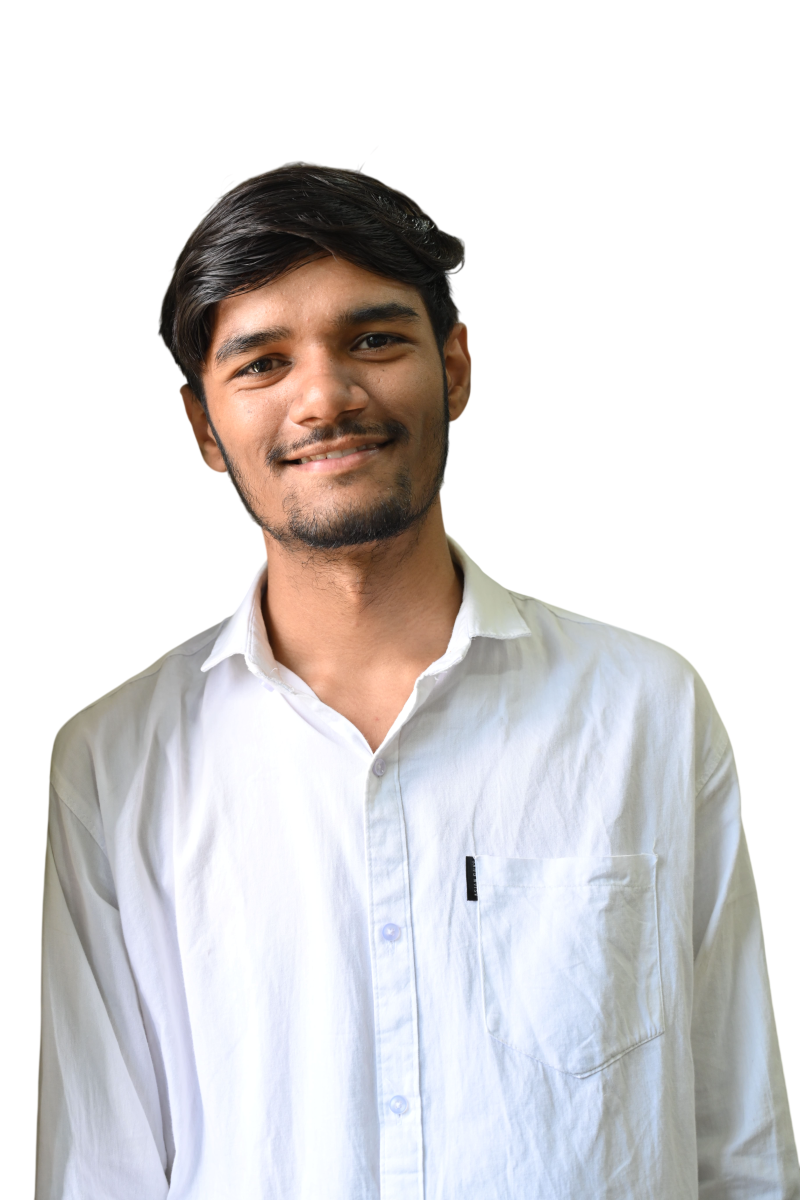
#> input picture assets/source/background removed.png, 1600 x 2400 px, found by its file name (shown at 1/2 size)
$ python pipeline.py
#> lines starting #> are read from the running program, lines starting #| are printed output that depends on the picture; after the words box and inside, x2 and y2 are one past the last pixel; in counts of white or black regions, pixels touching at a corner belong together; long printed decimals are rounded
#> in main, im is the input picture: PIL image 1600x2400 RGBA; mean R, G, B, A 101.6, 98.9, 99.2, 136.4
"""
Portrait -> dot-matrix SVG pipeline for the GitHub profile banner.
Run inside conda env `project_env`.

Source: assets/source/background removed.png (has real alpha transparency)
Outputs: assets/build/svg/portrait_light.svg, portrait_dark.svg
         assets/build/preview/portrait_light.png, portrait_dark.png
"""
import numpy as np
from PIL import Image, ImageOps, ImageFilter
import subprocess

SRC = "assets/source/background removed.png"
INTER = "assets/build/intermediates"
SVG_DIR = "assets/build/svg"
PREVIEW_DIR = "assets/build/preview"

GRID_W, GRID_H = 260, 295  # trimmed from the doc's 300x340 to cap circle-dot file size
SCALE = 1.6
DOT_RADIUS = 0.62
SHADOW_CLAMP = 210.0    # dark-mode floor so shadow regions never go fully blank
HIGHLIGHT_CLAMP = 222.0  # light-mode ceiling so blown highlights (cheek, shirt) keep dots
LIGHT_GAMMA = 1.18       # >1 darkens midtones, raising overall dot density

LIGHT_COLOR, LIGHT_BG = "#000000", "#FFFFFF"
DARK_COLOR, DARK_BG = "#A78BFA", "#0A101F"


def crop_head_shoulders(im):
    """Crop to 300:340 aspect ratio using the alpha channel to center the subject."""
    arr = np.array(im)
    alpha = arr[:, :, 3]
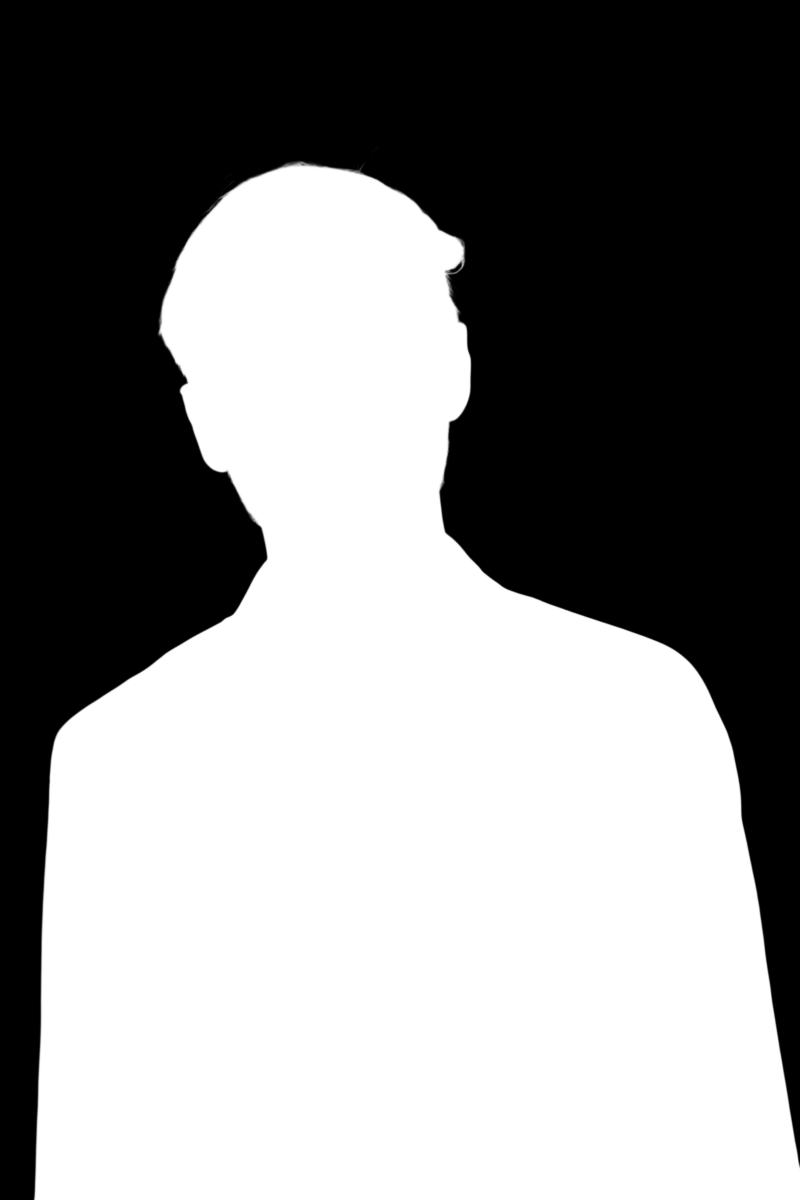
#> alpha: shape (2400, 1600) (shown at 1/2 size); min 0, max 255, mean 136.4
    ys, xs = np.where(alpha > 10)
    top, bottom = ys.min(), ys.max()
#> top = 321; bottom = 2399
    left, right = xs.min(), xs.max()
#> left = 66; right = 1599

    target_aspect = GRID_W / GRID_H
    subj_w = right - left
#> subj_w = 1533
    subj_h = bottom - top
#> subj_h = 2078

    # pad around the subject bounding box, keep some headroom above hair
    pad_x = int(subj_w * 0.18)
#> pad_x = 275
    pad_top = int(subj_h * 0.12)
#> pad_top = 249
    crop_left = max(0, left - pad_x)
#> crop_left = 0
    crop_right = min(im.width, right + pad_x)
#> crop_right = 1600
    crop_top = max(0, top - pad_top)
#> crop_top = 72

    crop_w = crop_right - crop_left
#> crop_w = 1600
    crop_h = int(crop_w / target_aspect)
#> crop_h = 1815
    crop_bottom = crop_top + crop_h
#> crop_bottom = 1887
    if crop_bottom > im.height:
        crop_bottom = im.height
        crop_h = crop_bottom - crop_top
        crop_w = int(crop_h * target_aspect)
        crop_left = max(0, crop_left)
        crop_right = crop_left + crop_w

    return im.crop((crop_left, crop_top, crop_right, crop_bottom))


def fs_dither_serpentine(gray):
    """Floyd-Steinberg dithering, serpentine order. Returns bool ink grid (True=dot)."""
    arr = gray.astype(np.float64).copy()
    h, w = arr.shape
    ink = np.zeros((h, w), dtype=bool)
    for y in range(h):
        ltr = (y % 2 == 0)
        xs = range(w) if ltr else range(w - 1, -1, -1)
        for x in xs:
            old = arr[y, x]
            new = 0.0 if old < 128 else 255.0
            ink[y, x] = (new == 0.0)
            err = old - new
            if ltr:
                if x + 1 < w: arr[y, x + 1] += err * 7 / 16
                if y + 1 < h:
                    if x - 1 >= 0: arr[y + 1, x - 1] += err * 3 / 16
                    arr[y + 1, x] += err * 5 / 16
                    if x + 1 < w: arr[y + 1, x + 1] += err * 1 / 16
            else:
                if x - 1 >= 0: arr[y, x - 1] += err * 7 / 16
                if y + 1 < h:
                    if x + 1 < w: arr[y + 1, x + 1] += err * 3 / 16
                    arr[y + 1, x] += err * 5 / 16
                    if x - 1 >= 0: arr[y + 1, x - 1] += err * 1 / 16
    return ink


def ink_to_circle_centers(ink, scale=SCALE):
    """Flat list of (cx, cy) dot centers, 1 decimal precision to keep file size down."""
    h, w = ink.shape
    ys, xs = np.where(ink)
    cx = xs * scale + scale / 2
    cy = ys * scale + scale / 2
    return cx, cy


def build_svg(ink, color, bg, out_path, radius=DOT_RADIUS):
    h, w = ink.shape
    cx, cy = ink_to_circle_centers(ink)
    W, H = w * SCALE, h * SCALE
    # shared r/fill via CSS so each dot only costs its two coordinates
    # integer-rounded coords: at this scale sub-pixel precision is imperceptible
    # and costs real bytes across tens of thousands of dots
    circles = "".join(f'<circle cx="{x:.0f}" cy="{y:.0f}"/>' for x, y in zip(cx, cy))
    svg = (
        f'<svg xmlns="http://www.w3.org/2000/svg" width="{W:.0f}" height="{H:.0f}" '
        f'viewBox="0 0 {W:.0f} {H:.0f}">\n'
        f'<style>circle{{r:{radius};fill:{color}}}</style>\n'
        f'<rect width="{W:.0f}" height="{H:.0f}" fill="{bg}"/>\n'
        f'<g>{circles}</g>\n'
        f"</svg>"
    )
    with open(out_path, "w") as f:
        f.write(svg)
    return len(svg)


def main():
    im = Image.open(SRC).convert("RGBA")
    cropped = crop_head_shoulders(im)
    cropped.save(f"{INTER}/crop.png")

    resized = cropped.resize((GRID_W, GRID_H), Image.LANCZOS)
    resized.save(f"{INTER}/resized_300x340.png")

    arr = np.array(resized)
    alpha = arr[:, :, 3]
#> alpha: shape (295, 260)
    subject_mask = alpha > 128
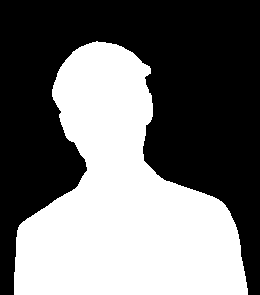
#> subject_mask: shape (295, 260) bool; 44.4% white; 1 white region, box (x1, y1, x2, y2) and area: (14, 41, 248, 295) 34046
    np.save(f"{INTER}/subject_mask.npy", subject_mask)

    rgb = Image.fromarray(arr[:, :, :3], "RGB")
    gray = rgb.convert("L")
    gray = ImageOps.autocontrast(gray, cutoff=1)
    gray = gray.filter(ImageFilter.UnsharpMask(radius=3, percent=140))
    gray_arr = np.array(gray).astype(np.float32)
    gray_arr = np.clip((gray_arr - 127.5) * 1.3 + 127.5, 0, 255)
    Image.fromarray(gray_arr.astype(np.uint8)).save(f"{INTER}/gray_contrast.png")

    # LIGHT MODE: keep background, dots = dark parts of photo.
    # Outside the subject (fully transparent originally) is uniform white -> autocontrast
    # already pushes it near 255, so it naturally dithers to near-empty. Force it explicitly.
    light_input = gray_arr.copy()
    # gamma darken midtones to raise overall density, then clamp highlights (bright
    # cheek/shirt) so they never dither to fully empty patches
    light_input = 255.0 * (light_input / 255.0) ** LIGHT_GAMMA
    subj_vals = light_input[subject_mask]
    light_input[subject_mask] = np.minimum(subj_vals, HIGHLIGHT_CLAMP)
#> light_input: shape (295, 260) float32; min 0, max 255, mean 73.6
    light_input[~subject_mask] = 255.0
    light_ink = fs_dither_serpentine(light_input)
#> after the loop in fs_dither_serpentine, `for y in range(h):`:
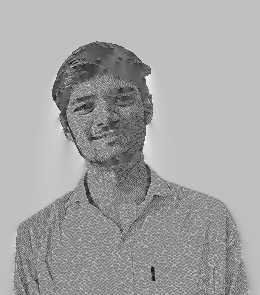
#> arr: shape (295, 260) float64; min -99.11, max 371.3, mean 205.7; drawn with min black and max white
#> after the loop in fs_dither_serpentine, `for y in range(h):`:
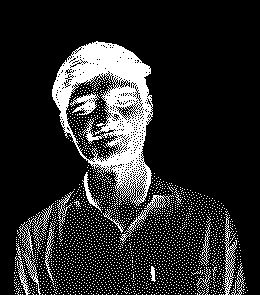
#> ink: shape (295, 260) bool; 16.3% white; 2612 white regions (2597 under 20 px), largest, box (x1, y1, x2, y2) and area: (52, 41, 153, 206) 7196, (18, 203, 54, 295) 439, (223, 214, 237, 295) 332
    np.save(f"{INTER}/light_ink.npy", light_ink)

    # DARK MODE: dots draw the lit subject; background fully cleared; shadow floor
    # clamp avoids voids in darker subject regions (neck/collar shadow, beard).
    inverted = 255.0 - gray_arr
    inverted[~subject_mask] = 255.0
    region = inverted[subject_mask]
    inverted[subject_mask] = np.minimum(region, SHADOW_CLAMP)
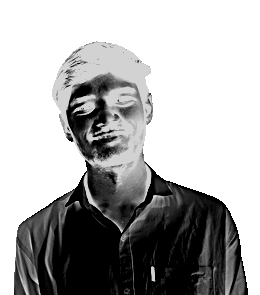
#> inverted: shape (295, 260) float32; min 0, max 255, mean 173.2
    dark_ink = fs_dither_serpentine(inverted)
#> after the loop in fs_dither_serpentine (call 2), `for y in range(h):`:
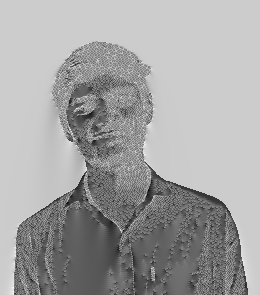
#> arr: shape (295, 260) float64; min -95.73, max 342.6, mean 184.9; drawn with min black and max white
#> after the loop in fs_dither_serpentine (call 2), `for y in range(h):`:
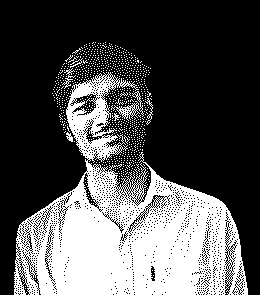
#> ink: shape (295, 260) bool; 32.1% white; 881 white regions (874 under 20 px), largest, box (x1, y1, x2, y2) and area: (14, 72, 248, 295) 23089, (111, 91, 144, 121) 226, (62, 68, 76, 89) 71
    dark_ink[~subject_mask] = False
    np.save(f"{INTER}/dark_ink.npy", dark_ink)

    print("light density:", light_ink.mean(), "dark density:", dark_ink.mean())
#| light density: 0.163 dark density: 0.3211

    light_bytes = build_svg(light_ink, LIGHT_COLOR, LIGHT_BG, f"{SVG_DIR}/portrait_light.svg")
#> in ink_to_circle_centers, `ys, xs = np.where(ink)`: ys = 12499 values from 41 to 294; xs = 12499 values, max 247 at index 12309, min 14 at index 11382, mean 115.8
#> in ink_to_circle_centers, `cx = xs * scale + scale / 2`: cx = 12499 values, max 396 at index 12309, min 23.2 at index 11382, mean 186.1
#> in ink_to_circle_centers, `cy = ys * scale + scale / 2`: cy = 12499 values from 66.4 to 471.2
#> light_bytes = 335190
    dark_bytes = build_svg(dark_ink, DARK_COLOR, DARK_BG, f"{SVG_DIR}/portrait_dark.svg")
#> dark_bytes = 661772
    print("light svg bytes:", light_bytes, "dark svg bytes:", dark_bytes)
#| light svg bytes: 335190 dark svg bytes: 661772

    subprocess.run(["rsvg-convert", f"{SVG_DIR}/portrait_light.svg",
                     "-o", f"{PREVIEW_DIR}/portrait_light.png"], check=True)
#> (this line was passed over: subprocess is not available in this run)
    subprocess.run(["rsvg-convert", "-b", DARK_BG, f"{SVG_DIR}/portrait_dark.svg",
                     "-o", f"{PREVIEW_DIR}/portrait_dark.png"], check=True)
#> (this line was passed over: subprocess is not available in this run)
    print("done")


if __name__ == "__main__":
    main()
